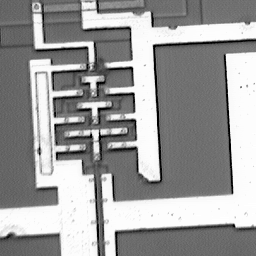
%> input picture Exercise/2018.01.09_Exercise_11/Canny Edge Detect/ic.tif, 256 x 256 px
$ octave exercise4.m   (GNU Octave 9; MATLAB toolbox functions it lacks are replaced by stand-ins)
%> lines starting %> are read from the running program, lines starting %| are printed output that depends on the picture; in (x1, y1, x2, y2) boxes, pixels count from 0 and x2, y2 are one past the last pixel; in counts of white or black regions, pixels touching at a corner belong together; the program's own positions count from 1
### Exercise/2018.01.09_Exercise_11/Canny Edge Detect/myGaussian.m
function output = myGaussian(n, s)
    % 先根據參數決定濾波器大小
    output = zeros(1, n);
    total = 0; % total 為累加值

    % 先算出各位置的值 (注意座標 , 尚未 normalize)
    for x=-floor(n/2):floor(n/2)
        value = exp(-(x*x)/(2*s*s)); % 根據公式算出來的值
        output(1, x+ceil(n/2)) = value;
        total = total + value; % 進行累加
    end
end

### Exercise/2018.01.09_Exercise_11/Canny Edge Detect/myDerGaussian.m
function output = myDerGaussian(n, s)
    % 先根據參數決定濾波器大小
    output = zeros(1, n);
    total = 0; % total 為累加值

    % 先算出各位置的值 (注意座標 , 尚未 normalize)
    for x=-floor(n/2):floor(n/2)
        value = (-x/(s^2))*exp(-(x^2)/(2*(s^2))); % 根據公式算出來的值
        output(1, x+ceil(n/2)) = value;
        total = total + value; % 進行累加
    end
end

### Exercise/2018.01.09_Exercise_11/Canny Edge Detect/myFilter2.m
function output = myFilter2(filter, image, type)
    [row_filter, column_filter] = size(filter);
    [row_image, column_image] = size(image);

    if strcmp(type, 'valid')
        output = zeros(row_image-2*floor(row_filter/2), column_image-2*floor(column_filter/2));

        for i=1:row_image-2*floor(row_filter/2)
            for j=1:column_image-2*floor(column_filter/2)
                output(i, j) = sum(sum (filter.*image(i:i+row_filter-1, j:j+column_filter-1)));
            end
        end

    elseif strcmp(type, 'zeros')
        new_image = zeros(row_image+2*floor(row_filter/2), column_image+2*floor(column_filter/2));
        new_image(floor(row_filter/2)+1:row_image+floor(row_filter/2) , floor(column_filter/2)+1:column_image+floor(column_filter/2)) = image;
        output = zeros(row_image, column_image);

        for i=floor(row_filter/2)+1:row_image+floor(row_filter/2)
            for j=floor(column_filter/2)+1:column_image+floor(column_filter/2)
                output(i-floor(row_filter/2), j-floor(column_filter/2)) = sum(sum (filter.*new_image(i-floor(row_filter/2):i+floor(row_filter/2), j-floor(column_filter/2):j+floor(column_filter/2))));
            end
        end

     elseif strcmp(type, 'mirror')
        new_image = [image(floor(row_filter/2):-1:1, :) ; image ; image(row_image:-1:row_image-(floor(row_filter/2)-1), :)];
        new_image = [new_image(:, floor(column_filter/2):-1:1), new_image, new_image(:, column_image:-1:column_image-(floor(column_filter/2)-1))];
        output = zeros(row_image, column_image);

        for i=floor(row_filter/2)+1:row_image+floor(row_filter/2)
            for j=floor(column_filter/2)+1:column_image+floor(column_filter/2)
                output(i-floor(row_filter/2), j-floor(column_filter/2)) = sum(sum (filter.*new_image(i-floor(row_filter/2):i+floor(row_filter/2), j-floor(row_filter/2):j+floor(row_filter/2))));
            end
        end

     elseif strcmp(type, 'full')
        new_image = zeros(row_image+2*(row_filter-1), column_image+2*(column_filter-1));
        new_image(row_filter:row_image+row_filter-1 , column_filter:column_image+column_filter-1) = image;
        output = zeros(size(new_image, 1)-2*floor(row_filter/2), size(new_image, 2)-2*floor(column_filter/2));

        for i=1:size(new_image, 1)-2*floor(row_filter/2)
            for j=1:size(new_image, 2)-2*floor(column_filter/2)
                output(i, j) = sum(sum (filter.*new_image(i:i+row_filter-1, j:j+column_filter-1)));
            end
        end

     elseif strcmp(type, 'full_mirror')
        new_image = [image(2*floor(row_filter/2):-1:1, :) ; image ; image(row_image:-1:row_image-(2*floor(row_filter/2)-1), :)];
        new_image = [new_image(:, 2*floor(column_filter/2):-1:1), new_image, new_image(:, column_image:-1:column_image-(2*floor(column_filter/2)-1))];
        output = zeros(size(new_image, 1)-2*floor(row_filter/2), size(new_image, 2)-2*floor(column_filter/2));

        for i=1:size(new_image, 1)-2*floor(row_filter/2)
            for j=1:size(new_image, 2)-2*floor(column_filter/2)
                output(i, j) = sum(sum (filter.*new_image(i:i+row_filter-1, j:j+column_filter-1)));
            end
        end
    end
end

### Exercise/2018.01.09_Exercise_11/Canny Edge Detect/myGradientDirection.m
function output = myGradientDirection(xg)
    [row, column] = size(xg);
    output = zeros(row, column);

    for x=1:row
        for y=1:column
            if xg(x, y) >= 1/4*pi
                output(x, y) = 1;
            else
                if xg(x, y) >= 0
                    output(x, y) = 0;
                else
                    if xg(x, y) >= -1/4*pi
                        output(x, y) = 3;
                    else
                        if xg(x, y) >= -2/4*pi
                            output(x, y) = 2;
                        else
                            output(x, y) = 1;
                        end
                    end
                end
            end
        end
    end
end

### Exercise/2018.01.09_Exercise_11/Canny Edge Detect/myPartialMax.m
function output = myPartialMax(xe, xg_area)
    [row, column] = size(xe);
    output = xe;

    for i=2:row-1
        for j=2:column-1
            if xg_area(i, j) == 0
                if xe(i, j)<=xe(i, j-1) || xe(i, j)<=xe(i, j+1)
                    output(i, j) = 0;
                end
            elseif xg_area(i, j) == 1
                if xe(i, j)<=xe(i+1, j-1) || xe(i, j)<=xe(i-1, j+1)
                    output(i, j) = 0;
                end
            elseif xg_area(i, j) == 2
                if xe(i, j)<=xe(i-1, j) || xe(i, j)<=xe(i+1, j)
                    output(i, j) = 0;
                end
            elseif xg_area(i, j) == 3
                if xe(i, j)<=xe(i-1, j-1) || xe(i, j)<=xe(i+1, j+1)
                    output(i, j) = 0;
                end
            end
        end
    end
end

### Exercise/2018.01.09_Exercise_11/Canny Edge Detect/myThresholdSegment.m
function [output_low_T, output_high_T] = myThresholdSegment(xe, xe_max, t1, t2)
    %兩次閾值分割
    [row, column] = size(xe);
    output_low_T = xe_max; % 以t1為閾值分割後的矩陣
    output_high_T = xe_max; % 以t2為閾值分割後的矩陣

    for i=2:row-1
        for j=2:column-1
            if xe(i, j) < t1
               output_low_T(i, j)=0;
            end

            if xe(i, j) < t2
               output_high_T(i, j)=0;
            end
        end
    end
end

### Exercise/2018.01.09_Exercise_11/Canny Edge Detect/myFinalCheck.m
function output = myFinalCheck(output_low_T, output_high_T)
    [row, column] = size(output_low_T);
    flag = zeros(row, column); % 標記該點是否以檢測過，1表示檢測過

    for i=2:row-1
        for j=2:column-1
            if output_high_T(i, j)~=0 && flag(i, j)==0
                [output_high_T, flag] = myFindLine(output_low_T, output_high_T, flag, i, j);
            end
        end
    end

    output = output_high_T;
end

### Exercise/2018.01.09_Exercise_11/Canny Edge Detect/exercise4.m
clear, clc;

image = imread('ic.tif');
%> image is the input picture: size 256x256 uint8; min 0, max 255, mean 155.2
image = double(image);
%> image: size 256x256 double

% 決定一維高斯濾波器、一維高斯微分濾波器與兩者 convolution 的結果
g = myGaussian(3, 2);
dg = myDerGaussian(3, 2);
gdg = conv(g, dg);

% xe 為邊緣影像 (梯度大小)，xg 為梯度方向
x1 = myFilter2(gdg, image, 'zeros');
x2 = myFilter2(gdg', image, 'zeros');
%> call 2 of myFilter2, with filter = [0.195; 0.221; 0; -0.221; -0.195], type = 'zeros'
%> after the loop in myFilter2 (call 2), `for i=floor(row_filter/2)+1:row_image+floor(row_filter/2)`:
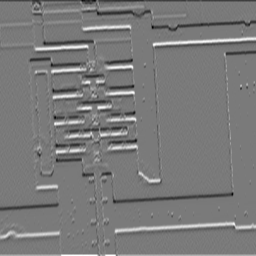
%> output: size 256x256 double; min -96.9, max 104.9, mean 0; drawn with min black and max white
xe = sqrt(x1.^2+x2.^2);
xg = atan(x2./x1);
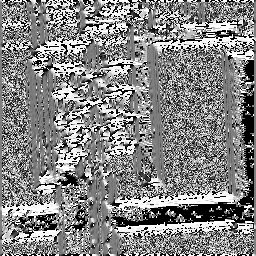
%> xg: size 256x256 double; 4.2% of the values are NaN or infinite; the others: min -1.57, max 1.57, mean 0.145; drawn with min black, max white, NaN and infinite black

xg_area = myGradientDirection(xg); % 依照梯度方向編號
%> after the loop in myGradientDirection, `for x=1:row`:
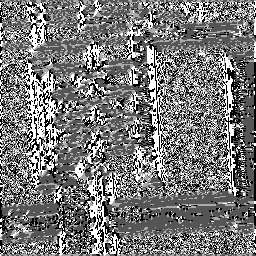
%> output: size 256x256 double; min 0, max 3, mean 1.41; drawn with min black and max white
xe_max = myPartialMax(xe, xg_area); % 執行非最大值抑制量化，找出局部最大值
[output_low_T, output_high_T] = myThresholdSegment(xe, xe_max, 0.1, 49); % 執行閥值切割
%> after the loop in myThresholdSegment, `for i=2:row-1`:
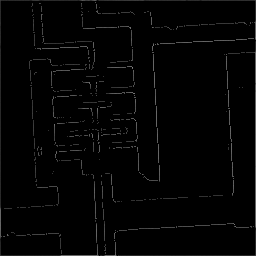
%> output_high_T: size 256x256 double; min 0, max 134.6, mean 3.6
output = myFinalCheck(output_low_T, output_high_T); % 根據兩種閥值切割的結果，突顯邊緣的線
%> after the loop in myFinalCheck, `for i=2:row-1`:
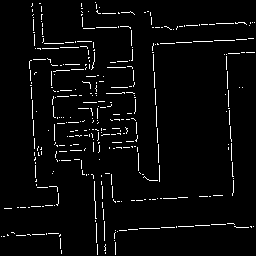
%> flag: size 256x256 double; values 0 (black) and 1 (white), 3.6% white in thin lines or dots
%> after the loop in myFinalCheck, `for i=2:row-1`:
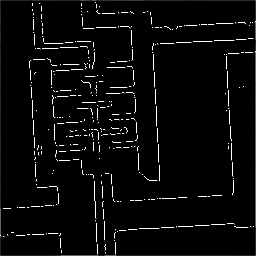
%> output_high_T: size 256x256 double; 3.14% of pixels changed, all inside (x1, y1, x2, y2) = (0, 2, 256, 254)

% show 出結果
figure(1), imshow(mat2gray(image));
figure(2), imshow(mat2gray(xe));
figure(3), imshow(mat2gray(xe_max));
%> after `imshow(mat2gray(xe_max))`:
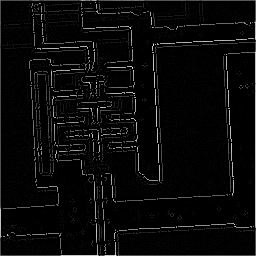
%> displayed picture: size 256x256, on the screen's scale of 0 to 255; min 0, max 255, mean 9.7
figure(4), imshow(mat2gray(output));
